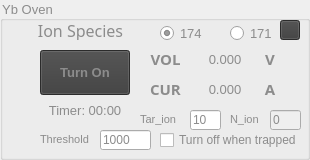
       <widget class="QGroupBox" name="GBOX_oven">
        <property name="minimumSize">
         <size>
          <width>310</width>
          <height>160</height>
         </size>
        </property>
        <property name="maximumSize">
         <size>
          <width>310</width>
          <height>160</height>
         </size>
        </property>
        <property name="font">
         <font>
          <family>Arial</family>
          <pointsize>10</pointsize>
         </font>
        </property>
        <property name="styleSheet">
         <string notr="true">color:rgb(140, 140, 140)</string>
        </property>
        <property name="title">
         <string>Yb Oven</string>
        </property>
        <widget class="QRadioButton" name="RDO_171">
         <property name="geometry">
          <rect>
           <x>230</x>
           <y>25</y>
           <width>61</width>
           <height>16</height>
          </rect>
         </property>
         <property name="font">
          <font>
           <family>Arial</family>
           <pointsize>10</pointsize>
          </font>
         </property>
         <property name="styleSheet">
          <string notr="true"/>
         </property>
         <property name="text">
          <string>171</string>
         </property>
         <property name="iconSize">
          <size>
           <width>16</width>
           <height>16</height>
          </size>
         </property>
         <property name="checked">
          <bool>false</bool>
         </property>
        </widget>
        <widget class="QRadioButton" name="RDO_174">
         <property name="geometry">
          <rect>
           <x>160</x>
           <y>25</y>
           <width>61</width>
           <height>16</height>
          </rect>
         </property>
         <property name="font">
          <font>
           <family>Arial</family>
           <pointsize>10</pointsize>
          </font>
         </property>
         <property name="text">
          <string>174</string>
         </property>
         <property name="checked">
          <bool>true</bool>
         </property>
        </widget>
        <widget class="QPushButton" name="BTN_oven_on">
         <property name="geometry">
          <rect>
           <x>40</x>
           <y>50</y>
           <width>90</width>
           <height>45</height>
          </rect>
         </property>
         <property name="font">
          <font>
           <family>Arial</family>
           <pointsize>10</pointsize>
           <weight>75</weight>
           <bold>true</bold>
          </font>
         </property>
         <property name="styleSheet">
          <string notr="true">background-color:rgb(60, 60, 60)</string>
         </property>
         <property name="text">
          <string>Turn On</string>
         </property>
         <property name="checkable">
          <bool>true</bool>
         </property>
        </widget>
        <widget class="QLabel" name="NON_Timer">
         <property name="geometry">
          <rect>
           <x>40</x>
           <y>100</y>
           <width>90</width>
           <height>20</height>
          </rect>
         </property>
         <property name="font">
          <font>
           <family>Arial</family>
           <pointsize>10</pointsize>
          </font>
         </property>
         <property name="styleSheet">
          <string notr="true"/>
         </property>
         <property name="text">
          <string>Timer: 00:00</string>
         </property>
         <property name="alignment">
          <set>Qt::AlignCenter</set>
         </property>
         <property name="textInteractionFlags">
          <set>Qt::NoTextInteraction</set>
         </property>
        </widget>
        <widget class="QLabel" name="NON_CUR">
         <property name="geometry">
          <rect>
           <x>140</x>
           <y>80</y>
           <width>51</width>
           <height>18</height>
          </rect>
         </property>
         <property name="font">
          <font>
           <family>Berlin Sans FB Demi</family>
           <pointsize>11</pointsize>
           <weight>75</weight>
           <bold>true</bold>
          </font>
         </property>
         <property name="styleSheet">
          <string notr="true"/>
         </property>
         <property name="text">
          <string>CUR</string>
         </property>
         <property name="alignment">
          <set>Qt::AlignCenter</set>
         </property>
         <property name="textInteractionFlags">
          <set>Qt::NoTextInteraction</set>
         </property>
        </widget>
        <widget class="QLabel" name="NON_VOL">
         <property name="geometry">
          <rect>
           <x>140</x>
           <y>50</y>
           <width>51</width>
           <height>18</height>
          </rect>
         </property>
         <property name="font">
          <font>
           <family>Berlin Sans FB Demi</family>
           <pointsize>11</pointsize>
           <weight>75</weight>
           <bold>true</bold>
          </font>
         </property>
         <property name="styleSheet">
          <string notr="true"/>
         </property>
         <property name="text">
          <string>VOL</string>
         </property>
         <property name="alignment">
          <set>Qt::AlignCenter</set>
         </property>
         <property name="textInteractionFlags">
          <set>Qt::NoTextInteraction</set>
         </property>
        </widget>
        <widget class="QLabel" name="LBL_vol_val">
         <property name="geometry">
          <rect>
           <x>190</x>
           <y>50</y>
           <width>70</width>
           <height>18</height>
          </rect>
         </property>
         <property name="font">
          <font>
           <family>Arial</family>
           <pointsize>10</pointsize>
          </font>
         </property>
         <property name="styleSheet">
          <string notr="true"/>
         </property>
         <property name="text">
          <string>0.000</string>
         </property>
         <property name="alignment">
          <set>Qt::AlignCenter</set>
         </property>
         <property name="textInteractionFlags">
          <set>Qt::NoTextInteraction</set>
         </property>
        </widget>
        <widget class="QLabel" name="LBL_cur_val">
         <property name="geometry">
          <rect>
           <x>190</x>
           <y>80</y>
           <width>70</width>
           <height>18</height>
          </rect>
         </property>
         <property name="font">
          <font>
           <family>Arial</family>
           <pointsize>10</pointsize>
          </font>
         </property>
         <property name="styleSheet">
          <string notr="true"/>
         </property>
         <property name="text">
          <string>0.000</string>
         </property>
         <property name="alignment">
          <set>Qt::AlignCenter</set>
         </property>
         <property name="textInteractionFlags">
          <set>Qt::NoTextInteraction</set>
         </property>
        </widget>
        <widget class="QLabel" name="IonSpecies_3">
         <property name="geometry">
          <rect>
           <x>10</x>
           <y>20</y>
           <width>141</width>
           <height>20</height>
          </rect>
         </property>
         <property name="font">
          <font>
           <family>Cooper Black</family>
           <pointsize>12</pointsize>
           <weight>50</weight>
           <bold>false</bold>
          </font>
         </property>
         <property name="styleSheet">
          <string notr="true"/>
         </property>
         <property name="text">
          <string>Ion Species</string>
         </property>
         <property name="alignment">
          <set>Qt::AlignCenter</set>
         </property>
         <property name="textInteractionFlags">
          <set>Qt::NoTextInteraction</set>
         </property>
        </widget>
        <widget class="QCheckBox" name="CBOX_turn_off">
         <property name="enabled">
          <bool>true</bool>
         </property>
         <property name="geometry">
          <rect>
           <x>160</x>
           <y>130</y>
           <width>141</width>
           <height>20</height>
          </rect>
         </property>
         <property name="font">
          <font>
           <family>Arial</family>
           <pointsize>9</pointsize>
          </font>
         </property>
         <property name="styleSheet">
          <string notr="true"/>
         </property>
         <property name="text">
          <string>Turn off when trapped</string>
         </property>
         <property name="checked">
          <bool>false</bool>
         </property>
        </widget>
        <widget class="QLabel" name="NON_A">
         <property name="geometry">
          <rect>
           <x>260</x>
           <y>80</y>
           <width>20</width>
           <height>18</height>
          </rect>
         </property>
         <property name="font">
          <font>
           <family>Berlin Sans FB Demi</family>
           <pointsize>11</pointsize>
           <weight>75</weight>
           <bold>true</bold>
          </font>
         </property>
         <property name="styleSheet">
          <string notr="true"/>
         </property>
         <property name="text">
          <string>A</string>
         </property>
         <property name="alignment">
          <set>Qt::AlignCenter</set>
         </property>
         <property name="textInteractionFlags">
          <set>Qt::NoTextInteraction</set>
         </property>
        </widget>
        <widget class="QLabel" name="NON_V">
         <property name="geometry">
          <rect>
           <x>260</x>
           <y>50</y>
           <width>20</width>
           <height>18</height>
          </rect>
         </property>
         <property name="font">
          <font>
           <family>Berlin Sans FB Demi</family>
           <pointsize>11</pointsize>
           <weight>75</weight>
           <bold>true</bold>
          </font>
         </property>
         <property name="styleSheet">
          <string notr="true"/>
         </property>
         <property name="text">
          <string>V</string>
         </property>
         <property name="alignment">
          <set>Qt::AlignCenter</set>
         </property>
         <property name="textInteractionFlags">
          <set>Qt::NoTextInteraction</set>
         </property>
        </widget>
        <widget class="QPushButton" name="BTN_oven_settings">
         <property name="geometry">
          <rect>
           <x>280</x>
           <y>20</y>
           <width>20</width>
           <height>20</height>
          </rect>
         </property>
         <property name="styleSheet">
          <string notr="true">background-color:rgb(60, 60, 60)</string>
         </property>
         <property name="text">
          <string/>
         </property>
         <property name="icon">
          <iconset>
           <normaloff>Libs/gui_settings.ico</normaloff>Libs/gui_settings.ico</iconset>
         </property>
         <property name="iconSize">
          <size>
           <width>12</width>
           <height>12</height>
          </size>
         </property>
        </widget>
        <widget class="QLabel" name="NON_THRES">
         <property name="geometry">
          <rect>
           <x>40</x>
           <y>130</y>
           <width>61</width>
           <height>18</height>
          </rect>
         </property>
         <property name="font">
          <font>
           <pointsize>8</pointsize>
          </font>
         </property>
         <property name="styleSheet">
          <string notr="true"/>
         </property>
         <property name="text">
          <string>Threshold</string>
         </property>
         <property name="alignment">
          <set>Qt::AlignLeading|Qt::AlignLeft|Qt::AlignVCenter</set>
         </property>
         <property name="textInteractionFlags">
          <set>Qt::NoTextInteraction</set>
         </property>
        </widget>
        <widget class="QLineEdit" name="STATUS_OVEN_THRES">
         <property name="geometry">
          <rect>
           <x>100</x>
           <y>130</y>
           <width>51</width>
           <height>20</height>
          </rect>
         </property>
         <property name="text">
          <string>1000</string>
         </property>
        </widget>
        <widget class="QLabel" name="NON_NION">
         <property name="geometry">
          <rect>
           <x>230</x>
           <y>110</y>
           <width>41</width>
           <height>18</height>
          </rect>
         </property>
         <property name="font">
          <font>
           <pointsize>8</pointsize>
          </font>
         </property>
         <property name="styleSheet">
          <string notr="true"/>
         </property>
         <property name="text">
          <string>N_ion</string>
         </property>
         <property name="alignment">
          <set>Qt::AlignLeading|Qt::AlignLeft|Qt::AlignVCenter</set>
         </property>
         <property name="textInteractionFlags">
          <set>Qt::NoTextInteraction</set>
         </property>
        </widget>
        <widget class="QLineEdit" name="STATUS_NION">
         <property name="enabled">
          <bool>false</bool>
         </property>
         <property name="geometry">
          <rect>
           <x>270</x>
           <y>110</y>
           <width>31</width>
           <height>20</height>
          </rect>
         </property>
         <property name="text">
          <string>0</string>
         </property>
        </widget>
        <widget class="QLabel" name="NON_TION">
         <property name="geometry">
          <rect>
           <x>140</x>
           <y>110</y>
           <width>51</width>
           <height>18</height>
          </rect>
         </property>
         <property name="font">
          <font>
           <pointsize>8</pointsize>
          </font>
         </property>
         <property name="styleSheet">
          <string notr="true"/>
         </property>
         <property name="text">
          <string>Tar_ion</string>
         </property>
         <property name="alignment">
          <set>Qt::AlignLeading|Qt::AlignLeft|Qt::AlignVCenter</set>
         </property>
         <property name="textInteractionFlags">
          <set>Qt::NoTextInteraction</set>
         </property>
        </widget>
        <widget class="QLineEdit" name="STATUS_TION">
         <property name="geometry">
          <rect>
           <x>190</x>
           <y>110</y>
           <width>31</width>
           <height>20</height>
          </rect>
         </property>
         <property name="text">
          <string>10</string>
         </property>
        </widget>
       </widget>
